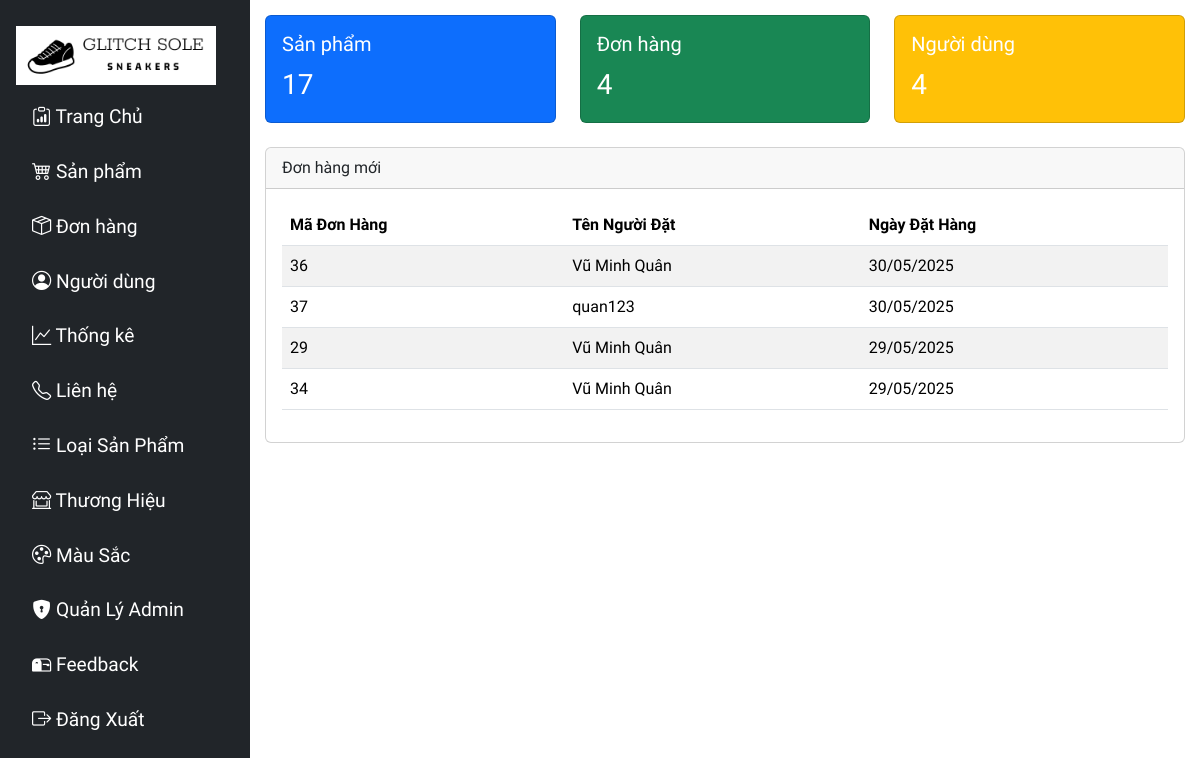
The page /view/admin/admin.php (signed in) on the database its author committed.
### tables this page shows
CREATE TABLE `hoadon` (
  `MA_HD` int(11) NOT NULL,
  `NGAY_HD` date NOT NULL,
  `TEN_NN` varchar(50) NOT NULL,
  `DIACHI_NN` varchar(100) NOT NULL,
  `TRANGTHAI` int(11) DEFAULT 1,
  `MA_KH` int(11) DEFAULT NULL,
  `MA_PTVC` int(11) DEFAULT NULL,
  `MA_PTTT` int(11) DEFAULT NULL,
  `SDT_KH` varchar(100) DEFAULT NULL
);

### view/admin/admin.php (the view, shortened to what this page needs)
<?php
include_once("../layout/sidebar.php");
include_once("../../config/config.php");
$sql_product = "SELECT COUNT(*) AS total_product FROM sanpham";
$result_product = mysqli_query($conn, $sql_product);
$row_product = mysqli_fetch_assoc($result_product);
$sql_donhang = "SELECT COUNT(*) AS total_donhang FROM hoadon";
$result_donhang = mysqli_query($conn, $sql_donhang);
$row_donhang = mysqli_fetch_assoc($result_donhang);
$sql_user = "SELECT COUNT(*) AS total_khachhang FROM khachhang";
$result_user = mysqli_query($conn, $sql_user);
$row_user = mysqli_fetch_assoc($result_user);
?>
<div class="app-main">
    <div class="row">
        <div class="col-md-4">
            <div class="card text-white bg-primary mb-3">
                <div class="card-body">
                    <h5 class="card-title">Sản phẩm</h5>
                    <p class="card-text fs-3"><?php echo $row_product['total_product']; ?></p>
                </div>
            </div>
        </div>
        <div class="col-md-4">
            <div class="card text-white bg-success mb-3">
                <div class="card-body">
                    <h5 class="card-title">Đơn hàng</h5>
                    <p class="card-text fs-3"><?php echo $row_donhang['total_donhang']; ?></p>
                </div>
            </div>
        </div>
        <div class="col-md-4">
            <div class="card text-white bg-warning mb-3">
                <div class="card-body">
                    <h5 class="card-title">Người dùng</h5>
                    <p class="card-text fs-3"><?php echo $row_user['total_khachhang']; ?></p>
                </div>
            </div>
        </div>
    </div>
    <div class="card mt-2">
        <div class="card-header">
            Đơn hàng mới
        </div>
        <div class="card-body">
            <table class="table table-striped align-middle">
                <thead>
                    <tr>
                        <th>Mã Đơn Hàng</th>
                        <th>Tên Người Đặt</th>
                        <th>Ngày Đặt Hàng</th>
                    </tr>
                </thead>
                <tbody>
                    <?php
                    $sql_donhang_moi = "SELECT hd.MA_HD, hd.TEN_NN, hd.NGAY_HD
                                    FROM hoadon hd
                                    ORDER BY hd.NGAY_HD DESC
                                    LIMIT 5";
                    $result_donhang_moi = mysqli_query($conn, $sql_donhang_moi);
                    while ($row = mysqli_fetch_assoc($result_donhang_moi)) {
                        echo "<tr>";
                        echo "<td>" . $row['MA_HD'] . "</td>";
                        echo "<td>" . $row['TEN_NN'] . "</td>";
                        echo "<td>" . date("d/m/Y", strtotime($row['NGAY_HD'])) . "</td>";
                        echo "</tr>";
                    }
                    ?>
                </tbody>
            </table>
        </div>
    </div>
</div>
</body>
</html>

### view/layout/sidebar.php (style rules this page uses)
* { font-family: 'Lexend'; }
body { overflow-x: hidden; }

### view/admin/admin.php (style rules this page uses)
body { overflow-x: hidden; }
.app-main { display: flex; flex-direction: column; width: 100%; padding: 15px; }

### rows shown on the page
hoadon: MA_HD "36", TEN_NN "Vũ Minh Quân", NGAY_HD "30/05/2025"
hoadon: MA_HD "37", TEN_NN "quan123", NGAY_HD "30/05/2025"
hoadon: MA_HD "29", TEN_NN "Vũ Minh Quân", NGAY_HD "29/05/2025"
hoadon: MA_HD "34", TEN_NN "Vũ Minh Quân", NGAY_HD "29/05/2025"

### other values the page prints
$row_product['total_product'] "17"
$row_donhang['total_donhang'] "4"
$row_user['total_khachhang'] "4"
